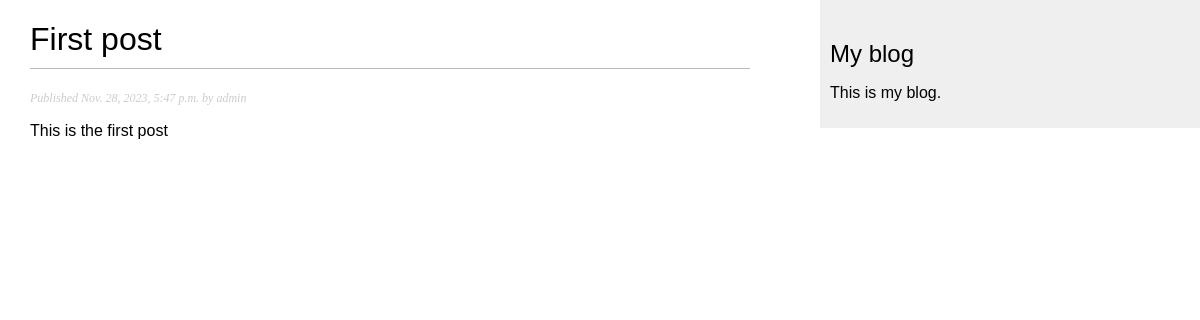
The app's page /blog/2023/11/28/first-post/ with its own data.
### blog/models.py (models this page shows, shortened)
class Post(models.Model):
    class Status(models.TextChoices):
        DRAFT = 'DF', 'Draft'
        PUBLISHED = 'PB', 'Published'
    title = models.CharField(max_length=250)
    slug = models.SlugField(max_length=250)
    author = models.ForeignKey(User,
                               on_delete=models.CASCADE,
                               related_name='blog_posts')
    body = models.TextField()
    publish = models.DateTimeField(default=timezone.now)
    created = models.DateTimeField(auto_created=True)
    updated = models.DateTimeField(auto_now=True)
    status = models.CharField(max_length=2,
                              choices=Status.choices, default=Status.DRAFT)
    objects = models.Manager()
    published = PublishedManager()
    class Meta:
        unique_together = ('slug', 'publish')
        ordering = ['-publish']
        indexes = [
            models.Index(fields=['publish']),
        ]

### blog/views.py (the view)
# urls.py: path('<int:year>/<int:month>/<int:day>/<slug:post_slug>/', views.post_detail,
def post_detail(request, year, month, day, post_slug):
    post = get_object_or_404(Post,
                             status=Post.Status.PUBLISHED,
                             slug=post_slug,
                             publish__year=year,
                             publish__month=month,
                             publish__day=day
                             )
    return render(request, 'blog/post/detail.html', {'post': post})

### blog/templates/blog/post/detail.html (shortened to what this page needs)
{% extends 'blog/base.html' %}
{% block content %}
  <h1>{{ post.title }}</h1>
  <p class="date">
    Published {{ post.publish }} by {{ post.author }}
  </p>
  {{ post.body|linebreaks }}
{% endblock %}

### blog/static/css/blog.css (style rules this page uses)
body { margin:0; padding:0; font-family:helvetica, sans-serif; }
h1 { font-weight:normal; border-bottom:1px solid #bbb; padding:0 0 10px 0; }
p.date { color:#ccc; font-family: georgia, serif; font-size: 12px; font-style: italic; }

### records on screen
Post: title "First post", publish "Nov. 28, 2023, 5:47 p.m.", author "admin", body "This is the first post"
